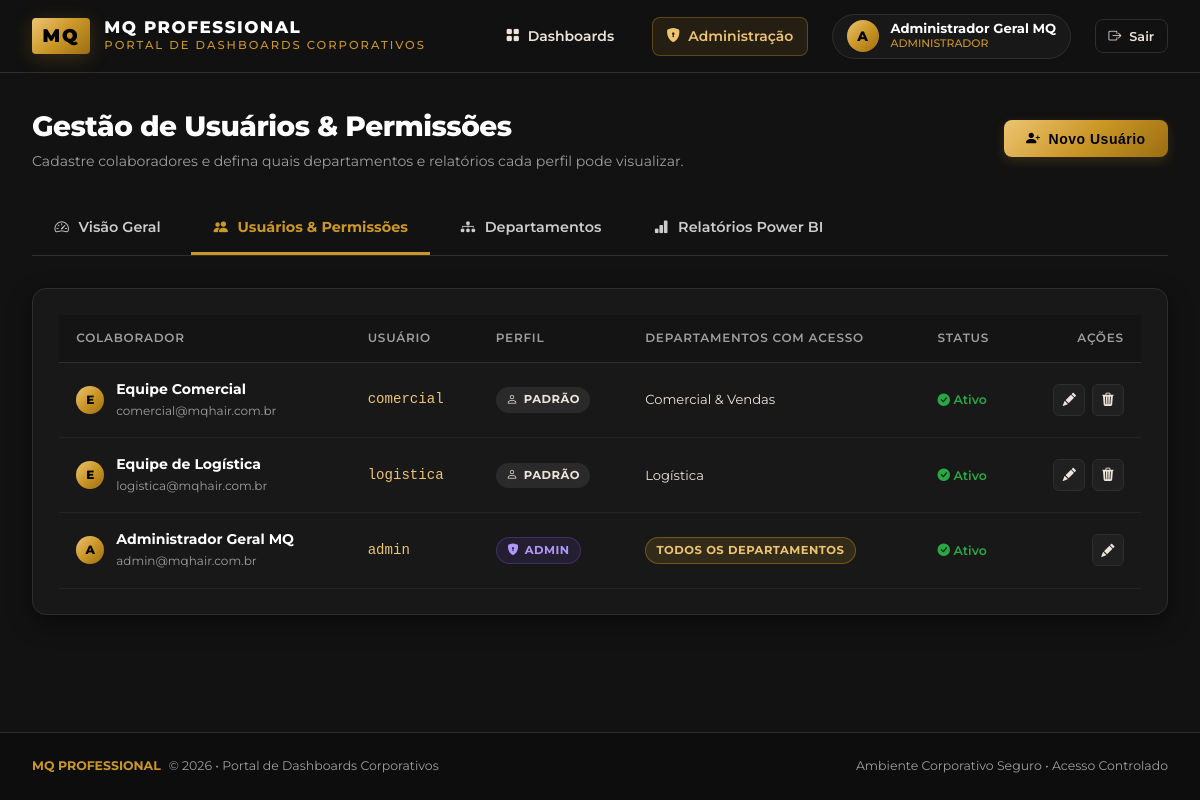
/admin/users (signed in), run on an earlier commit of the app's database.
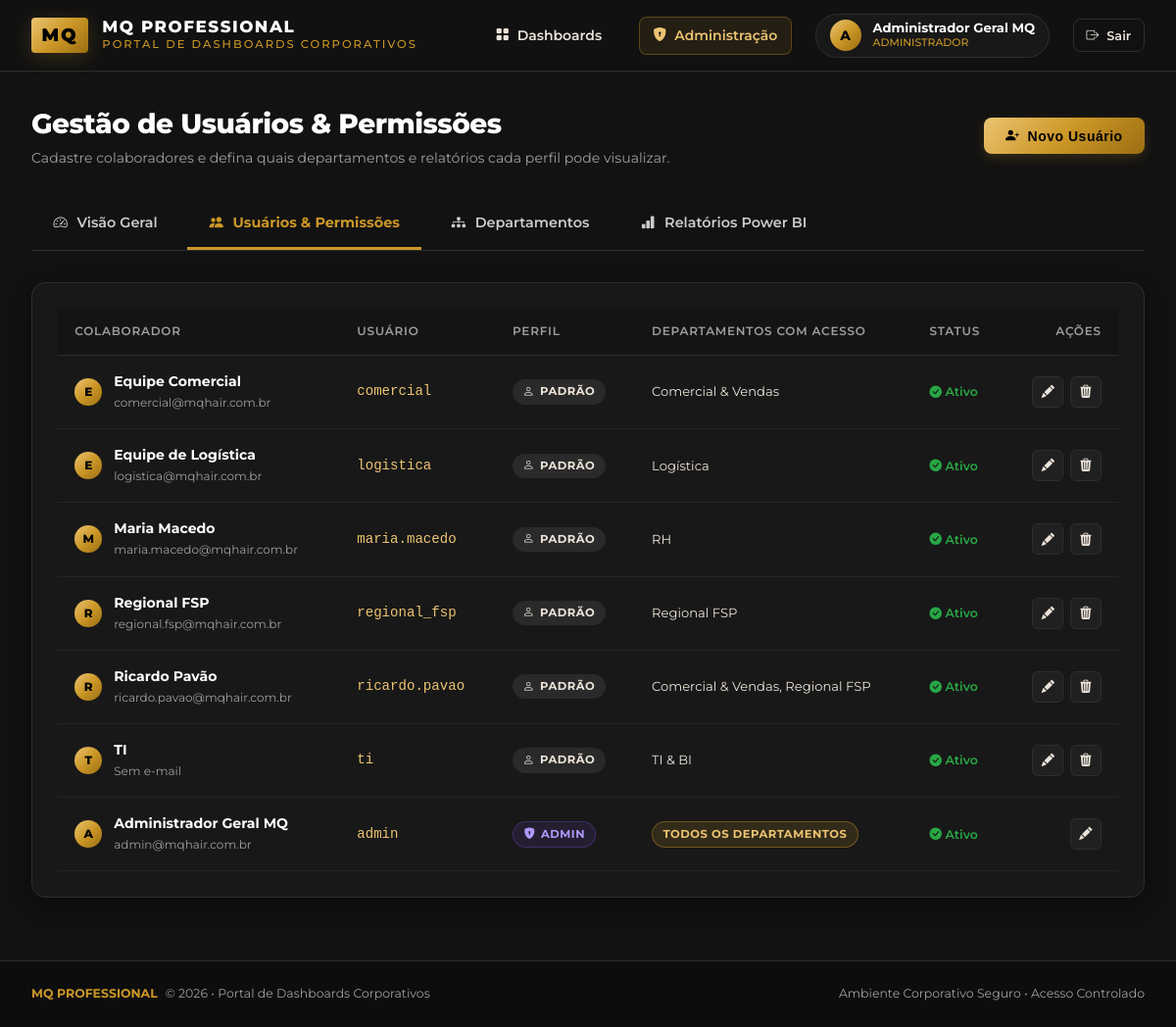
And on a later commit of the database.
### tables this page shows
CREATE TABLE users (
        id INTEGER PRIMARY KEY AUTOINCREMENT,
        username TEXT UNIQUE NOT NULL,
        name TEXT NOT NULL,
        email TEXT,
        password_hash TEXT NOT NULL,
        role TEXT DEFAULT 'user', -- 'admin' ou 'user'
        department_id INTEGER,
        active INTEGER DEFAULT 1,
        created_at DATETIME DEFAULT CURRENT_TIMESTAMP,
        FOREIGN KEY (department_id) REFERENCES departments (id) ON DELETE SET NULL
    );

### app.py (the view, shortened to what this page needs)
@app.route('/admin/users', methods=['GET', 'POST'])
@admin_required
def admin_users():
    users = list_all_users()
    departments = list_all_departments()
    user_depts_map = {}
    for u in users:
        user_depts_map[u['id']] = get_user_department_ids(u['id'])
    return render_template('admin/users.html', users=users, departments=departments, user_depts_map=user_depts_map)

### app.py (called while the page is built)
def admin_required(f):
    @wraps(f)
    def decorated_function(*args, **kwargs):
        if 'user_id' not in session:
            flash('Por favor, faça login para acessar esta área.', 'warning')
            return redirect(url_for('login', next=request.url))
        if session.get('role') != 'admin':
            flash('Acesso restrito. Você não possui privilégios de Administrador.', 'danger')
            return redirect(url_for('portal'))
        return f(*args, **kwargs)
    return decorated_function

@app.context_processor
def inject_globals():
    return {
        'current_user': {
            'id': session.get('user_id'),
            'username': session.get('username'),
            'name': session.get('name'),
            'role': session.get('role'),
            'is_admin': session.get('role') == 'admin'
        } if 'user_id' in session else None,
        'resolve_url': resolve_embed_url
    }

### database.py (called while the page is built)
def get_db():
    conn = sqlite3.connect(Config.DATABASE)
    conn.row_factory = sqlite3.Row
    conn.execute("PRAGMA foreign_keys = ON;")
    return conn

def list_all_users():
    conn = get_db()
    users = conn.execute('''
        SELECT u.*, d.name as department_name,
               (SELECT GROUP_CONCAT(d2.name, ', ')
                FROM user_departments ud
                JOIN departments d2 ON ud.department_id = d2.id
                WHERE ud.user_id = u.id) as all_departments
        FROM users u
        LEFT JOIN departments d ON u.department_id = d.id
        ORDER BY u.role DESC, u.name ASC
    ''').fetchall()
    conn.close()
    return [dict(user) for user in users]

def get_user_department_ids(user_id):
    conn = get_db()
    rows = conn.execute('SELECT department_id FROM user_departments WHERE user_id = ?', (user_id,)).fetchall()
    conn.close()
    return [r['department_id'] for r in rows]

def list_all_departments():
    conn = get_db()
    departments = conn.execute('''
        SELECT d.*,
               (SELECT COUNT(*) FROM reports r WHERE r.department_id = d.id AND r.active = 1) as report_count,
               (SELECT COUNT(DISTINCT user_id) FROM user_departments ud WHERE ud.department_id = d.id) as user_count
        FROM departments d
        ORDER BY d.name ASC
    ''').fetchall()
    conn.close()
    return [dict(department) for department in departments]

### templates/admin/users.html (shortened to what this page needs)
{% extends "base.html" %}
{% block extra_css %}
<link rel="stylesheet" href="{{ url_for('static', filename='css/admin.css') }}">
{% endblock %}
{% block content %}
<div class="admin-header">
    <div class="admin-title-group">
        <h1>Gestão de Usuários & Permissões</h1>
        <p>Cadastre colaboradores e defina quais departamentos e relatórios cada perfil pode visualizar.</p>
    </div>
    <button type="button" class="btn-mq-gold" onclick="openModal('createUserModal')">
        <i class="bi bi-person-plus-fill"></i> Novo Usuário
    </button>
</div>
<nav class="admin-nav-tabs">
    <a href="{{ url_for('admin_dashboard') }}" class="admin-tab-link">
        <i class="bi bi-speedometer2"></i> Visão Geral
    </a>
    <a href="{{ url_for('admin_users') }}" class="admin-tab-link active">
        <i class="bi bi-people-fill"></i> Usuários & Permissões
    </a>
    <a href="{{ url_for('admin_departments') }}" class="admin-tab-link">
        <i class="bi bi-diagram-3-fill"></i> Departamentos
    </a>
    <a href="{{ url_for('admin_reports') }}" class="admin-tab-link">
        <i class="bi bi-bar-chart-fill"></i> Relatórios Power BI
    </a>
</nav>
<div class="admin-card">
    <div class="mq-table-responsive">
        <table class="mq-table">
            <thead>
                <tr>
                    <th>Colaborador</th>
                    <th>Usuário</th>
                    <th>Perfil</th>
                    <th>Departamentos com Acesso</th>
                    <th>Status</th>
                    <th style="text-align: right;">Ações</th>
                </tr>
            </thead>
            <tbody>
                {% for u in users %}
                <tr>
                    <td>
                        <div style="display: flex; align-items: center; gap: 0.75rem;">
                            <div class="mq-avatar" style="width: 28px; height: 28px; font-size: 0.75rem;">
                                {{ u.name[:1] | upper }}
                            </div>
                            <div>
                                <span style="font-weight: 700; color: var(--mq-white); display: block;">{{ u.name }}</span>
                                <span style="font-size: 0.75rem; color: var(--mq-gray-muted);">{{ u.email or 'Sem e-mail' }}</span>
                            </div>
                        </div>
                    </td>
                    <td style="font-family: monospace; color: var(--mq-gold-light);">{{ u.username }}</td>
                    <td>
                        {% if u.role == 'admin' %}
                            <span class="mq-badge mq-badge-admin"><i class="bi bi-shield-lock-fill"></i> Admin</span>
                        {% else %}
                            <span class="mq-badge" style="background: rgba(255, 255, 255, 0.08); color: var(--mq-creme-2);"><i class="bi bi-person"></i> Padrão</span>
                        {% endif %}
                    </td>
                    <td>
                        {% if u.role == 'admin' %}
                            <span class="mq-badge mq-badge-gold">Todos os Departamentos</span>
                        {% else %}
                            <span style="font-size: 0.82rem; color: var(--mq-creme-2);">
                                {{ u.all_departments or u.department_name or 'Nenhum atribuído' }}
                            </span>
                        {% endif %}
                    </td>
                    <td>
                        {% if u.active %}
                            <span style="color: var(--mq-success); font-weight: 600; font-size: 0.78rem;"><i class="bi bi-check-circle-fill"></i> Ativo</span>
                        {% else %}
                            <span style="color: var(--mq-danger); font-weight: 600; font-size: 0.78rem;"><i class="bi bi-x-circle-fill"></i> Inativo</span>
                        {% endif %}
                    </td>
                    <td style="text-align: right;">
                        <div class="table-action-btns" style="justify-content: flex-end;">
                            <button type="button" class="btn-icon-action" title="Editar Usuário"
                                    onclick='editUser({{ u | tojson }}, {{ user_depts_map.get(u.id, []) | tojson }})'>
                                <i class="bi bi-pencil-fill"></i>
                            </button>
                            {% if u.id != current_user.id %}
                            <form method="POST" action="{{ url_for('admin_users') }}" onsubmit="return confirm('Deseja realmente remover este usuário permanentemente?');" style="display: inline;">
                                <button type="submit" class="btn-icon-action delete" title="Excluir Usuário">
                                    <i class="bi bi-trash3-fill"></i>
                                </button>
                            </form>
                            {% endif %}
                        </div>
                    </td>
                </tr>
                {% endfor %}
            </tbody>
        </table>
    </div>
</div>
{% endblock %}

### templates/base.html (shortened to what this page needs)
<!DOCTYPE html>
<html lang="pt-BR">
<head>
    <link rel="stylesheet" href="{{ url_for('static', filename='css/mq_theme.css') }}">
    {% block extra_css %}{% endblock %}
</head>
<body>
    {% if current_user %}
    <header class="mq-navbar">
        <div class="mq-brand">
            <a href="{{ url_for('portal') }}" style="display: flex; align-items: center; gap: 0.9rem; text-decoration: none;">
                <span class="mq-logo-badge">MQ</span>
                <div class="mq-brand-text">
                    <span class="mq-brand-title">MQ PROFESSIONAL</span>
                    <span class="mq-brand-sub">Portal de Dashboards Corporativos</span>
                </div>
            </a>
        </div>
        <nav class="mq-nav-menu">
            <a href="{{ url_for('portal') }}" class="mq-nav-link {% if request.endpoint == 'portal' %}active{% endif %}">
                <i class="bi bi-grid-fill"></i> Dashboards
            </a>
            {% if current_user.is_admin %}
            <a href="{{ url_for('admin_dashboard') }}" class="mq-nav-link admin-tag {% if 'admin' in request.endpoint %}active{% endif %}">
                <i class="bi bi-shield-lock-fill"></i> Administração
            </a>
            {% endif %}
            <a href="{{ url_for('profile') }}" class="mq-user-pill" title="Meu Perfil e Senha">
                <div class="mq-avatar">
                    {{ current_user.name[:1] | upper }}
                </div>
                <div class="mq-user-info">
                    <span class="mq-user-name">{{ current_user.name }}</span>
                    <span class="mq-user-role">
                        {% if current_user.is_admin %}ADMINISTRADOR{% else %}COLABORADOR{% endif %}
                    </span>
                </div>
            </a>
            <a href="{{ url_for('logout') }}" class="btn-mq-outline" style="padding: 0.4rem 0.8rem; font-size: 0.8rem;" title="Encerrar Sessão">
                <i class="bi bi-box-arrow-right"></i> Sair
            </a>
        </nav>
    </header>
    {% endif %}
    <main class="mq-main-content">
        {% block content %}{% endblock %}
    </main>
    <footer class="mq-footer">
        <div class="mq-footer-copy">
            <span class="mq-footer-gold">MQ PROFESSIONAL</span> &copy; 2026 • Portal de Dashboards Corporativos
        </div>
        <div>
            <span>Ambiente Corporativo Seguro • Acesso Controlado</span>
        </div>
    </footer>
</body>
</html>

### static/css/admin.css (style rules this page uses)
.admin-header { display: flex; justify-content: space-between; align-items: center; margin-bottom: 2rem; flex-wrap: wrap; gap: 1rem; }
.admin-title-group h1 { font-size: 1.75rem; font-weight: 800; color: var(--mq-white); letter-spacing: -0.5px; }
.admin-title-group p { color: var(--mq-gray-muted); font-size: 0.88rem; margin-top: 0.2rem; }
.admin-nav-tabs { display: flex; gap: 0.5rem; border-bottom: 1px solid var(--mq-border); margin-bottom: 2rem; overflow-x: auto; }
.admin-tab-link { padding: 0.85rem 1.4rem; font-size: 0.9rem; font-weight: 600; color: var(--mq-gray-light); border-bottom: 3px solid transparent; display: inline-flex; align-items: center; gap: 0.6rem; transition: var(--transition-smooth); text-decoration: none; white-space: nowrap; }
.admin-tab-link.active { color: var(--mq-gold); border-bottom-color: var(--mq-gold); font-weight: 700; }
.admin-card { background: #181818; border: 1px solid var(--mq-border); border-radius: 14px; padding: 1.6rem; box-shadow: var(--shadow-card); margin-bottom: 2rem; }
.mq-table-responsive { width: 100%; overflow-x: auto; }
.mq-table { width: 100%; border-collapse: collapse; text-align: left; font-size: 0.88rem; }
.mq-table th { padding: 0.9rem 1.1rem; background: #141414; color: var(--mq-gray-muted); font-weight: 600; text-transform: uppercase; font-size: 0.75rem; letter-spacing: 0.75px; border-bottom: 1px solid var(--mq-border); }
.mq-table td { padding: 1rem 1.1rem; border-bottom: 1px solid var(--mq-border-subtle); color: var(--mq-creme-2); vertical-align: middle; }
.table-action-btns { display: flex; align-items: center; gap: 0.4rem; }
.btn-icon-action { width: 32px; height: 32px; display: inline-flex; align-items: center; justify-content: center; border-radius: 6px; border: 1px solid var(--mq-border); background: #202020; color: var(--mq-creme-2); cursor: pointer; transition: var(--transition-smooth); }

What changed in the data, as far as the page shows it:
added users: name "M", name "Maria Macedo", email "maria.macedo@mqhair.com.br", username "maria.macedo", role "user" (drawn), all_departments "RH", active 1 (drawn)
added users: name "R", name "Regional FSP", email "regional.fsp@mqhair.com.br", username "regional_fsp", role "user" (drawn), active 1 (drawn)
added users: name "R", name "Ricardo Pavão", email "ricardo.pavao@mqhair.com.br", username "ricardo.pavao", role "user" (drawn), all_departments "Comercial & Vendas, Regional FSP", active 1 (drawn)
added users: name "T", name "TI", email "Sem e-mail", username "ti", role "user" (drawn), all_departments "TI & BI", active 1 (drawn)
